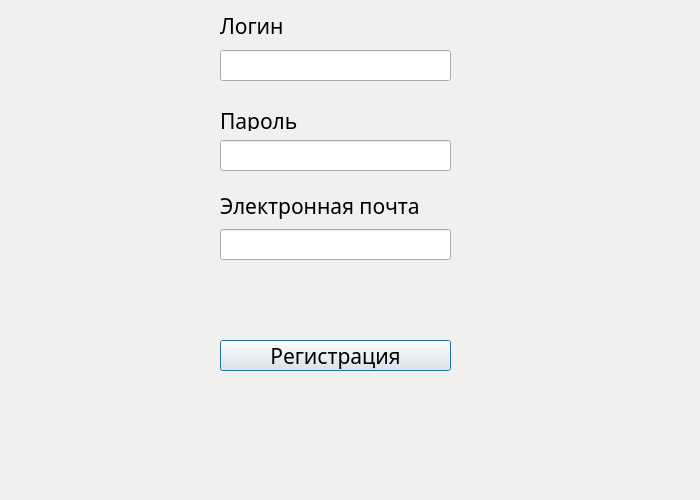
<?xml version="1.0" encoding="UTF-8"?>
<ui version="4.0">
 <class>authoris</class>
 <widget class="QDialog" name="authoris">
  <property name="geometry">
   <rect>
    <x>0</x>
    <y>0</y>
    <width>700</width>
    <height>500</height>
   </rect>
  </property>
  <property name="minimumSize">
   <size>
    <width>700</width>
    <height>500</height>
   </size>
  </property>
  <property name="maximumSize">
   <size>
    <width>700</width>
    <height>500</height>
   </size>
  </property>
  <property name="palette">
   <palette>
    <active>
     <colorrole role="WindowText">
      <brush brushstyle="SolidPattern">
       <color alpha="255">
        <red>0</red>
        <green>0</green>
        <blue>0</blue>
       </color>
      </brush>
     </colorrole>
     <colorrole role="Button">
      <brush brushstyle="SolidPattern">
       <color alpha="255">
        <red>192</red>
        <green>192</green>
        <blue>192</blue>
       </color>
      </brush>
     </colorrole>
     <colorrole role="Light">
      <brush brushstyle="SolidPattern">
       <color alpha="255">
        <red>255</red>
        <green>255</green>
        <blue>255</blue>
       </color>
      </brush>
     </colorrole>
     <colorrole role="Midlight">
      <brush brushstyle="SolidPattern">
       <color alpha="255">
        <red>223</red>
        <green>223</green>
        <blue>223</blue>
       </color>
      </brush>
     </colorrole>
     <colorrole role="Dark">
      <brush brushstyle="SolidPattern">
       <color alpha="255">
        <red>96</red>
        <green>96</green>
        <blue>96</blue>
       </color>
      </brush>
     </colorrole>
     <colorrole role="Mid">
      <brush brushstyle="SolidPattern">
       <color alpha="255">
        <red>128</red>
        <green>128</green>
        <blue>128</blue>
       </color>
      </brush>
     </colorrole>
     <colorrole role="Text">
      <brush brushstyle="SolidPattern">
       <color alpha="255">
        <red>0</red>
        <green>0</green>
        <blue>0</blue>
       </color>
      </brush>
     </colorrole>
     <colorrole role="BrightText">
      <brush brushstyle="SolidPattern">
       <color alpha="255">
        <red>255</red>
        <green>255</green>
        <blue>255</blue>
       </color>
      </brush>
     </colorrole>
     <colorrole role="ButtonText">
      <brush brushstyle="SolidPattern">
       <color alpha="255">
        <red>0</red>
        <green>0</green>
        <blue>0</blue>
       </color>
      </brush>
     </colorrole>
     <colorrole role="Base">
      <brush brushstyle="SolidPattern">
       <color alpha="255">
        <red>255</red>
        <green>255</green>
        <blue>255</blue>
       </color>
      </brush>
     </colorrole>
     <colorrole role="Window">
      <brush brushstyle="SolidPattern">
       <color alpha="255">
        <red>192</red>
        <green>192</green>
        <blue>192</blue>
       </color>
      </brush>
     </colorrole>
     <colorrole role="Shadow">
      <brush brushstyle="SolidPattern">
       <color alpha="255">
        <red>0</red>
        <green>0</green>
        <blue>0</blue>
       </color>
      </brush>
     </colorrole>
     <colorrole role="AlternateBase">
      <brush brushstyle="SolidPattern">
       <color alpha="255">
        <red>223</red>
        <green>223</green>
        <blue>223</blue>
       </color>
      </brush>
     </colorrole>
     <colorrole role="ToolTipBase">
      <brush brushstyle="SolidPattern">
       <color alpha="255">
        <red>255</red>
        <green>255</green>
        <blue>220</blue>
       </color>
      </brush>
     </colorrole>
     <colorrole role="ToolTipText">
      <brush brushstyle="SolidPattern">
       <color alpha="255">
        <red>0</red>
        <green>0</green>
        <blue>0</blue>
       </color>
      </brush>
     </colorrole>
     <colorrole role="PlaceholderText">
      <brush brushstyle="SolidPattern">
       <color alpha="127">
        <red>0</red>
        <green>0</green>
        <blue>0</blue>
       </color>
      </brush>
     </colorrole>
    </active>
    <inactive>
     <colorrole role="WindowText">
      <brush brushstyle="SolidPattern">
       <color alpha="255">
        <red>0</red>
        <green>0</green>
        <blue>0</blue>
       </color>
      </brush>
     </colorrole>
     <colorrole role="Button">
      <brush brushstyle="SolidPattern">
       <color alpha="255">
        <red>240</red>
        <green>240</green>
        <blue>240</blue>
       </color>
      </brush>
     </colorrole>
     <colorrole role="Light">
      <brush brushstyle="SolidPattern">
       <color alpha="255">
        <red>255</red>
        <green>255</green>
        <blue>255</blue>
       </color>
      </brush>
     </colorrole>
     <colorrole role="Midlight">
      <brush brushstyle="SolidPattern">
       <color alpha="255">
        <red>227</red>
        <green>227</green>
        <blue>227</blue>
       </color>
      </brush>
     </colorrole>
     <colorrole role="Dark">
      <brush brushstyle="SolidPattern">
       <color alpha="255">
        <red>160</red>
        <green>160</green>
        <blue>160</blue>
       </color>
      </brush>
     </colorrole>
     <colorrole role="Mid">
      <brush brushstyle="SolidPattern">
       <color alpha="255">
        <red>160</red>
        <green>160</green>
        <blue>160</blue>
       </color>
      </brush>
     </colorrole>
     <colorrole role="Text">
      <brush brushstyle="SolidPattern">
       <color alpha="255">
        <red>0</red>
        <green>0</green>
        <blue>0</blue>
       </color>
      </brush>
     </colorrole>
     <colorrole role="BrightText">
      <brush brushstyle="SolidPattern">
       <color alpha="255">
        <red>255</red>
        <green>255</green>
        <blue>255</blue>
       </color>
      </brush>
     </colorrole>
     <colorrole role="ButtonText">
      <brush brushstyle="SolidPattern">
       <color alpha="255">
        <red>0</red>
        <green>0</green>
        <blue>0</blue>
       </color>
      </brush>
     </colorrole>
     <colorrole role="Base">
      <brush brushstyle="SolidPattern">
       <color alpha="255">
        <red>255</red>
        <green>255</green>
        <blue>255</blue>
       </color>
      </brush>
     </colorrole>
     <colorrole role="Window">
      <brush brushstyle="SolidPattern">
       <color alpha="255">
        <red>240</red>
        <green>240</green>
        <blue>240</blue>
       </color>
      </brush>
     </colorrole>
     <colorrole role="Shadow">
      <brush brushstyle="SolidPattern">
       <color alpha="255">
        <red>105</red>
        <green>105</green>
        <blue>105</blue>
       </color>
      </brush>
     </colorrole>
     <colorrole role="AlternateBase">
      <brush brushstyle="SolidPattern">
       <color alpha="255">
        <red>233</red>
        <green>231</green>
        <blue>227</blue>
       </color>
      </brush>
     </colorrole>
     <colorrole role="ToolTipBase">
      <brush brushstyle="SolidPattern">
       <color alpha="255">
        <red>255</red>
        <green>255</green>
        <blue>220</blue>
       </color>
      </brush>
     </colorrole>
     <colorrole role="ToolTipText">
      <brush brushstyle="SolidPattern">
       <color alpha="255">
        <red>0</red>
        <green>0</green>
        <blue>0</blue>
       </color>
      </brush>
     </colorrole>
     <colorrole role="PlaceholderText">
      <brush brushstyle="SolidPattern">
       <color alpha="128">
        <red>0</red>
        <green>0</green>
        <blue>0</blue>
       </color>
      </brush>
     </colorrole>
    </inactive>
    <disabled>
     <colorrole role="WindowText">
      <brush brushstyle="SolidPattern">
       <color alpha="255">
        <red>96</red>
        <green>96</green>
        <blue>96</blue>
       </color>
      </brush>
     </colorrole>
     <colorrole role="Button">
      <brush brushstyle="SolidPattern">
       <color alpha="255">
        <red>192</red>
        <green>192</green>
        <blue>192</blue>
       </color>
      </brush>
     </colorrole>
     <colorrole role="Light">
      <brush brushstyle="SolidPattern">
       <color alpha="255">
        <red>255</red>
        <green>255</green>
        <blue>255</blue>
       </color>
      </brush>
     </colorrole>
     <colorrole role="Midlight">
      <brush brushstyle="SolidPattern">
       <color alpha="255">
        <red>223</red>
        <green>223</green>
        <blue>223</blue>
       </color>
      </brush>
     </colorrole>
     <colorrole role="Dark">
      <brush brushstyle="SolidPattern">
       <color alpha="255">
        <red>96</red>
        <green>96</green>
        <blue>96</blue>
       </color>
      </brush>
     </colorrole>
     <colorrole role="Mid">
      <brush brushstyle="SolidPattern">
       <color alpha="255">
        <red>128</red>
        <green>128</green>
        <blue>128</blue>
       </color>
      </brush>
     </colorrole>
     <colorrole role="Text">
      <brush brushstyle="SolidPattern">
       <color alpha="255">
        <red>96</red>
        <green>96</green>
        <blue>96</blue>
       </color>
      </brush>
     </colorrole>
     <colorrole role="BrightText">
      <brush brushstyle="SolidPattern">
       <color alpha="255">
        <red>255</red>
        <green>255</green>
        <blue>255</blue>
       </color>
      </brush>
     </colorrole>
     <colorrole role="ButtonText">
      <brush brushstyle="SolidPattern">
       <color alpha="255">
        <red>96</red>
        <green>96</green>
        <blue>96</blue>
       </color>
      </brush>
     </colorrole>
     <colorrole role="Base">
      <brush brushstyle="SolidPattern">
       <color alpha="255">
        <red>192</red>
        <green>192</green>
        <blue>192</blue>
       </color>
      </brush>
     </colorrole>
     <colorrole role="Window">
      <brush brushstyle="SolidPattern">
       <color alpha="255">
        <red>192</red>
        <green>192</green>
        <blue>192</blue>
       </color>
      </brush>
     </colorrole>
     <colorrole role="Shadow">
      <brush brushstyle="SolidPattern">
       <color alpha="255">
        <red>0</red>
        <green>0</green>
        <blue>0</blue>
       </color>
      </brush>
     </colorrole>
     <colorrole role="AlternateBase">
      <brush brushstyle="SolidPattern">
       <color alpha="255">
        <red>247</red>
        <green>247</green>
        <blue>247</blue>
       </color>
      </brush>
     </colorrole>
     <colorrole role="ToolTipBase">
      <brush brushstyle="SolidPattern">
       <color alpha="255">
        <red>255</red>
        <green>255</green>
        <blue>220</blue>
       </color>
      </brush>
     </colorrole>
     <colorrole role="ToolTipText">
      <brush brushstyle="SolidPattern">
       <color alpha="255">
        <red>0</red>
        <green>0</green>
        <blue>0</blue>
       </color>
      </brush>
     </colorrole>
     <colorrole role="PlaceholderText">
      <brush brushstyle="SolidPattern">
       <color alpha="128">
        <red>0</red>
        <green>0</green>
        <blue>0</blue>
       </color>
      </brush>
     </colorrole>
    </disabled>
   </palette>
  </property>
  <property name="font">
   <font>
    <family>Sitka Subheading</family>
    <pointsize>16</pointsize>
   </font>
  </property>
  <property name="windowTitle">
   <string>Dialog</string>
  </property>
  <widget class="QLabel" name="label">
   <property name="geometry">
    <rect>
     <x>220</x>
     <y>15</y>
     <width>231</width>
     <height>21</height>
    </rect>
   </property>
   <property name="text">
    <string>Логин</string>
   </property>
  </widget>
  <widget class="QLineEdit" name="log">
   <property name="geometry">
    <rect>
     <x>220</x>
     <y>50</y>
     <width>231</width>
     <height>31</height>
    </rect>
   </property>
  </widget>
  <widget class="QLabel" name="label_2">
   <property name="geometry">
    <rect>
     <x>220</x>
     <y>110</y>
     <width>231</width>
     <height>21</height>
    </rect>
   </property>
   <property name="text">
    <string>Пароль</string>
   </property>
  </widget>
  <widget class="QLineEdit" name="pas">
   <property name="geometry">
    <rect>
     <x>220</x>
     <y>140</y>
     <width>231</width>
     <height>31</height>
    </rect>
   </property>
   <property name="echoMode">
    <enum>QLineEdit::Password</enum>
   </property>
  </widget>
  <widget class="QLabel" name="label_3">
   <property name="geometry">
    <rect>
     <x>220</x>
     <y>190</y>
     <width>231</width>
     <height>31</height>
    </rect>
   </property>
   <property name="text">
    <string>Электронная почта</string>
   </property>
  </widget>
  <widget class="QLineEdit" name="email">
   <property name="geometry">
    <rect>
     <x>220</x>
     <y>229</y>
     <width>231</width>
     <height>31</height>
    </rect>
   </property>
  </widget>
  <widget class="QPushButton" name="reg">
   <property name="geometry">
    <rect>
     <x>220</x>
     <y>340</y>
     <width>231</width>
     <height>31</height>
    </rect>
   </property>
   <property name="text">
    <string>Регистрация</string>
   </property>
  </widget>
 </widget>
 <resources/>
 <connections/>
</ui>
